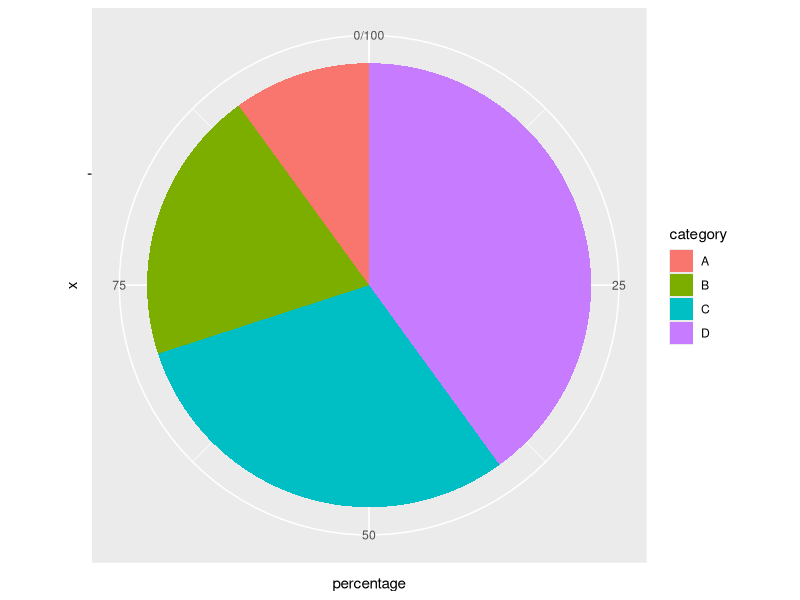

Write the R code that produced this figure. (Note: this script raises an error after producing the figure.)
# Install and load necessary packages
library(ggplot2)
library(dplyr)

# Create sample data
data <- data.frame(category = c("A", "B", "C", "D"),
                   value = c(10, 20, 30, 40))

# Compute the percentage
data <- data %>%
  mutate(percentage = value / sum(value) * 100)

# Compute the cumulative percentage for positioning the labels
data <- data %>%
  arrange(desc(category)) %>%
  mutate(ypos = cumsum(percentage) - 0.5 * percentage)

# Basic pie chart with ggplot
pie_chart <-
  ggplot(data, aes(x = "", y = percentage, fill = category)) +
  geom_bar(width = 1, stat = "identity") +
  coord_polar("y", start = 0)

# Create the doughnut effect by adding a white circle in the middle
doughnut_chart <- pie_chart +
  geom_text(aes(y = ypos, label = paste0(round(percentage), "%")), color = "white") +
  labs(title = "Doughnut Chart",
       subtitle = "4 Discrete Groups",
       caption = "Note: Exploristics theme applied",
       fill = "Category") +
  theme_exploristics() +
  theme(axis.title = element_blank(),
        axis.line = element_blank(),
        axis.ticks = element_blank()) +
  annotate("text", x = 0, y = 0, label = "", size = 20, color = "white")



ggsave(filename = "man/figures/doughnut.jpg")
